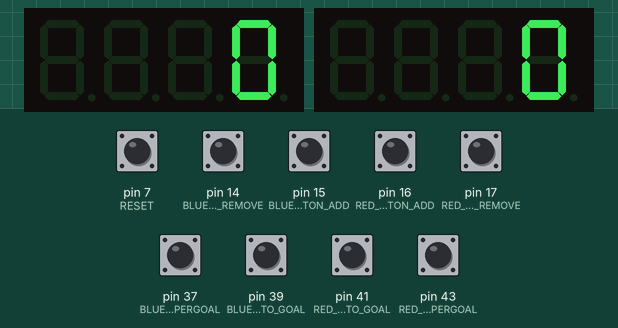
Simulated run of this sketch. Board: Arduino Mega 2560, built with avr-gcc and run on an emulated ATmega2560. On the bench: 2 × 4-digit seven-segment display. The test bench sets the inputs (shaded band); at power-on: pin 7 (RESET), pin 14 (BLUE_BUTTON_REMOVE), pin 15 (BLUE_BUTTON_ADD), pin 16 (RED_BUTTON_ADD), pin 17 (RED_BUTTON_REMOVE), pin 37 (BLUE_PHOTO_SUPERGOAL), pin 39 (BLUE_PHOTO_GOAL), pin 41 (RED_PHOTO_GOAL), pin 43 (RED_PHOTO_SUPERGOAL) HIGH. What the sketch prints to the serial monitor is not drawn.

Above: at 1.2 s.
1.3 s: pin 14 (BLUE_BUTTON_REMOVE) pulled LOW for 0.15 s
At 2.0 s:
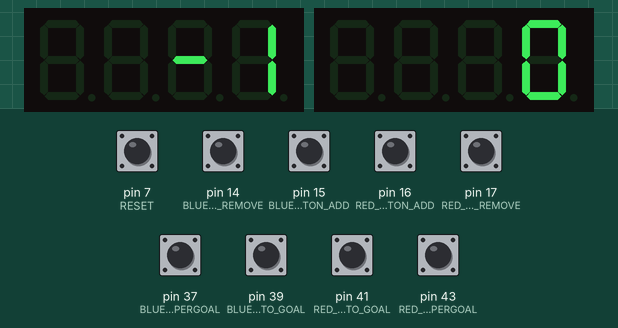
2.9 s: pin 17 (RED_BUTTON_REMOVE) pulled LOW for 0.15 s
At 4.2 s:
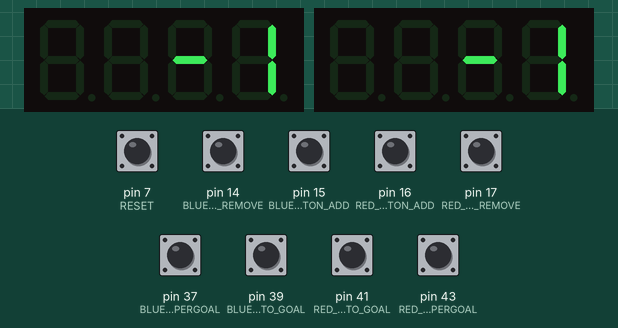
4.5 s: pin 15 (BLUE_BUTTON_ADD) pulled LOW for 0.15 s
At 5.5 s:
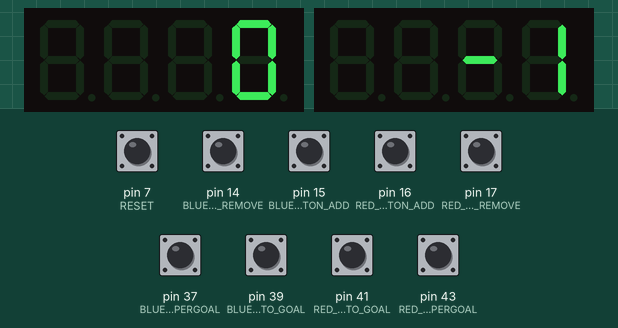
6.1 s: pin 37 (BLUE_PHOTO_SUPERGOAL) pulled LOW for 0.15 s
At 7.4 s:
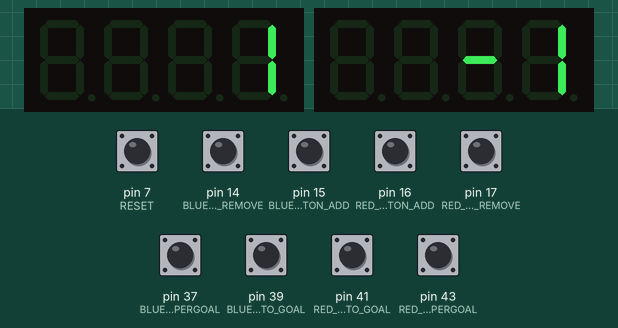
7.7 s: pin 16 (RED_BUTTON_ADD) pulled LOW for 0.15 s
At 9.0 s:
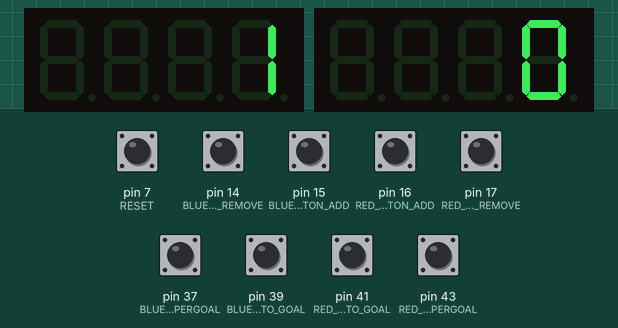
9.4 s: pin 41 (RED_PHOTO_GOAL) pulled LOW for 0.15 s
At 10.7 s:
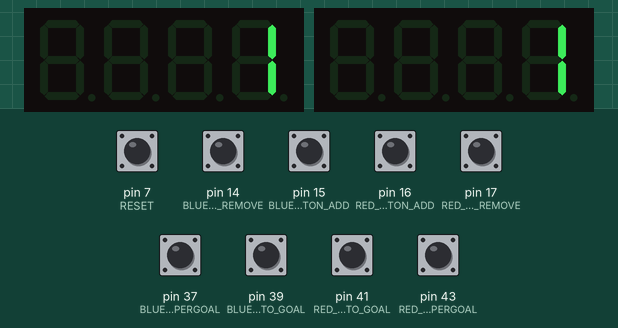
Timing chart, 0 to 12.1 s (numbered marks = the images above; inputs shaded):
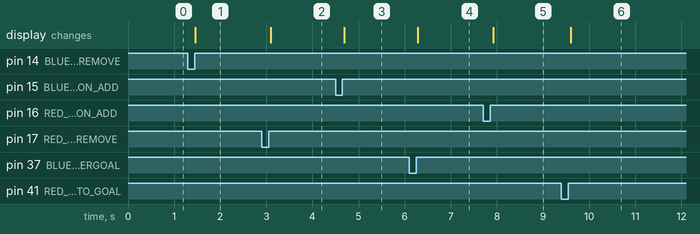

The sketch:

standalone.ino
```cpp
/* Codice per l'Arduino dentro il SUBOTTO */

#include <TM1637Display.h>

#define DEBUG 1

// pin delle fotocellule
#define BLUE_PHOTO_GOAL 39 // gol normale
#define BLUE_PHOTO_SUPERGOAL 37 // supergoal
#define RED_PHOTO_GOAL 41
#define RED_PHOTO_SUPERGOAL 43

// pin dei display
#define CLK_RED 32
#define DIO_RED 33
#define CLK_BLUE 30
#define DIO_BLUE 31

#define BRIGHTNESS 7

// pulsanti
#define BLUE_BUTTON_ADD 15
#define BLUE_BUTTON_REMOVE 14
#define RED_BUTTON_ADD 16
#define RED_BUTTON_REMOVE 17
#define RESET 7

#define numpins 9


TM1637Display disp_blu(CLK_BLUE, DIO_BLUE);
TM1637Display disp_rosso(CLK_RED, DIO_RED);


class Controller {
    int pins[numpins] = {BLUE_PHOTO_GOAL, BLUE_PHOTO_SUPERGOAL, RED_PHOTO_GOAL, RED_PHOTO_SUPERGOAL, BLUE_BUTTON_ADD, BLUE_BUTTON_REMOVE, RED_BUTTON_ADD, RED_BUTTON_REMOVE, RESET};
    bool state[numpins] = {false,false,false,false,false,false,false,false,false};
    int points_red = 8888;
    int points_blue = 9999;

    void act(int pin) {
        switch(pin) {
            case BLUE_PHOTO_GOAL: points_blue++; break;
            case BLUE_PHOTO_SUPERGOAL: points_blue++; break;
            case RED_PHOTO_GOAL: points_red++; break;
            case RED_PHOTO_SUPERGOAL: points_red++; break;
            case BLUE_BUTTON_ADD: points_blue++; break;
            case BLUE_BUTTON_REMOVE: points_blue--; break;
            case RED_BUTTON_ADD: points_red++; break;
            case RED_BUTTON_REMOVE: points_red--; break;
            case RESET: points_red = points_blue = 0; break;
            default: break;
        }
    }

  public:
    void update() {
        for (int i=0;i<numpins;i++) {
            bool res = digitalRead(pins[i]);
            if (res && !state[i]) act(pins[i]);
            state[i] = res;
        }
    }

    void show() {
        disp_blu.showNumberDec(points_blue, false);
        disp_rosso.showNumberDec(points_red, false);
    }

    void print_state() {
        for (int i=0;i<numpins;i++) {
            Serial.print(state[i]); Serial.print(" ");
        }
        Serial.println();
    }
};


Controller controller;

void setup() {

  Serial.begin(9600);

  Serial.println("Inizio programma");


  disp_blu.setBrightness(BRIGHTNESS);
  disp_rosso.setBrightness(BRIGHTNESS);

  // All segments on
  //disp_blu.setSegments(data);
  //disp_rosso.setSegments(data);


  // inizializzo i pin dei pulsanti
  pinMode(BLUE_BUTTON_ADD,INPUT_PULLUP);
  pinMode(BLUE_BUTTON_REMOVE,INPUT_PULLUP);
  pinMode(RED_BUTTON_ADD,INPUT_PULLUP);
  pinMode(RED_BUTTON_REMOVE,INPUT_PULLUP);
  pinMode(RESET,INPUT_PULLUP);

  // inizializzo le fotocellule in ingresso, grazie ai lock-in saranno digitali
  pinMode(BLUE_PHOTO_GOAL, INPUT_PULLUP);
  pinMode(BLUE_PHOTO_SUPERGOAL, INPUT_PULLUP);
  pinMode(RED_PHOTO_GOAL, INPUT_PULLUP);
  pinMode(RED_PHOTO_SUPERGOAL, INPUT_PULLUP);

}


void loop() {
  //tutto il necessario per il debug
  if (DEBUG) {
    controller.print_state();
  }

  controller.update();

  controller.show();

}
```

Measured:
- after the input at 1.3 s, the display: changes after 0.16 s (image 1)
- after the input at 2.9 s, the display: changes after 0.20 s (image 2)
- after the input at 4.5 s, the display: changes after 0.19 s (image 3)
- after the input at 6.1 s, the display: changes after 0.18 s (image 4)
- after the input at 7.7 s, the display: changes after 0.22 s (image 5)
- after the input at 9.4 s, the display: changes after 0.20 s (image 6)
